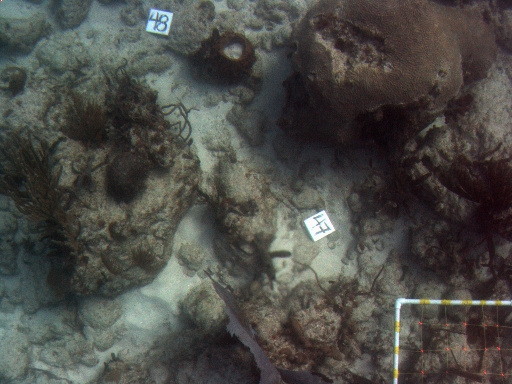
%> input picture lab2/matlab_helper_functions_lab2/imgl01311.jpg, 512 x 384 px
$ octave main.m   (GNU Octave 9; MATLAB toolbox functions it lacks are replaced by stand-ins)
%> lines starting %> are read from the running program, lines starting %| are printed output that depends on the picture
### lab2/matlab_helper_functions_lab2/siftmatlabinternal.m
% [image, descriptors, locs] = siftmatlabinternal(imageFile)
%
% This is an approximation to the original SIFT.M function by Lowe, done by
% Nuno on Oct 6th, 2022
%
% This function reads an image and returns its SIFT keypoints.
%   Input parameters:
%     imageFile: the file name for the image.
%
%   Returned:
%     image: the image array in double format
%     descriptors: a K-by-128 matrix, where each row gives an invariant
%         descriptor for one of the K keypoints.  The descriptor is a vector
%         of 128 values normalized to unit length.
%     locs: K-by-4 matrix, in which each row has the 4 values for a
%         keypoint location (row, column, scale, orientation).  The
%         orientation is in the range [-PI, PI] radians.
%
% Credits: Thanks for initial version of this program to D. Alvaro and
%          J.J. Guerrero, Universidad de Zaragoza (modified by D. Lowe)

function [image, descriptors, locs] = siftmatlabinternal(imageFile)
%> called with imageFile = 'imgl01311.jpg'

% Load image
image = imread(imageFile);
%> image is the input picture: size 384x512x3 uint8; mean R, G, B 75.8, 75.5, 71

% If you have the Image Processing Toolbox, you can uncomment the following
%   lines to allow input of color images, which will be converted to grayscale.
if ndims(image) == 3
   image = rgb2gray(image);
%> image: size 384x512 uint8
end


siftPointsI1 = detectSIFTFeatures(image);
%> siftPointsI1 = 1154 points; strongest (x, y): (477, 303), (477, 303), (401, 303), (401, 303), (397, 381)

[features,valid_points] = extractFeatures(image,siftPointsI1);
%> valid_points = 1150 points; strongest (x, y): (477, 303), (477, 303), (401, 303), (401, 303), (397, 381)

% since we may have more than descriptor per detected sift we need to extract the unique valid_points
[C,IA,IC] = unique(valid_points.Location,'rows'); % also returns index vectors IA and IC such that C = A(IA,:) and A = C(IC,:).
%> C = 951 rows, first 12: [4.27 135; 5.07 90.09; 6.21 80.92; 7.79 85.85; 8.49 26.94; 9.42 113.6; 12.98 203.2; 16.08 318.3; 16.6 124.7; 17.25 86.49; 17.86 73.09; 18.89 69.66]; IA = 951 values from 1 to 1150; IC = 1150 values from 1 to 951
valid_points_unique = valid_points(IA);
%> valid_points_unique = 951 points; strongest (x, y): (477, 303), (401, 303), (397, 381), (321, 226), (398, 345)
features_unique = features(IA,:);

descriptors = double(features_unique);
for descIndex = 1:size(descriptors,1)
    descriptors(descIndex,:) = descriptors(descIndex,:) / norm(descriptors(descIndex,:),2);
end;

locs = fliplr(double(valid_points_unique.Location));
%> locs = 951 rows, first 12: [135 4.27; 90.09 5.07; 80.92 6.21; 85.85 7.79; 26.94 8.49; 113.6 9.42; 203.2 12.98; 318.3 16.08; 124.7 16.6; 86.49 17.25; 73.09 17.86; 69.66 18.89]

return;


[rows, cols] = size(image);

% Convert into PGM imagefile, readable by "keypoints" executable
f = fopen('tmp.pgm', 'w');
if f == -1
    error('Could not create file tmp.pgm.');
end
fprintf(f, 'P5\n%d\n%d\n255\n', cols, rows);
fwrite(f, image', 'uint8');
fclose(f);

% Call keypoints executable
if isunix
    command = '!./sift ';
else
    command = '!siftWin32 ';
end
command = [command ' <tmp.pgm >tmp.key'];
eval(command);

% Open tmp.key and check its header
g = fopen('tmp.key', 'r');
if g == -1
    error('Could not open file tmp.key.');
end
[header, count] = fscanf(g, '%d %d', [1 2]);
if count ~= 2
    error('Invalid keypoint file beginning.');
end
num = header(1);
len = header(2);
if len ~= 128
    error('Keypoint descriptor length invalid (should be 128).');
end

% Creates the two output matrices (use known size for efficiency)
locs = double(zeros(num, 4));
descriptors = double(zeros(num, 128));

% Parse tmp.key
for i = 1:num
    [vector, count] = fscanf(g, '%f %f %f %f', [1 4]); %row col scale ori
    if count ~= 4
        error('Invalid keypoint file format');
    end
    locs(i, :) = vector(1, :);

    [descrip, count] = fscanf(g, '%d', [1 len]);
    if (count ~= 128)
        error('Invalid keypoint file value.');
    end
    % Normalize each input vector to unit length
    descrip = descrip / sqrt(sum(descrip.^2));
    descriptors(i, :) = descrip(1, :);
end
fclose(g);

### lab2/matlab_helper_functions_lab2/matchsiftmodif.m
function [CL1uv,CL2uv,loc1,des1,loc2,des2] = matchsiftmodif(image1, image2, distRatio, drawMatches,useSiftOption)

% [CL1uv,CL2uv,loc1,des1,loc2,des2] = matchsiftmodif(image1, image2, distRatio, drawMatches, useSiftMatlabInternal)
%
% This is as a modified version of the original match.m by Lowe.
%   This function reads two images, finds their SIFT features, and creates
%   associations between SIFT features using theri descriptors.
%   A match is accepted only if its distance is less than distRatio times the distance to the
%   second closest match. If drawMatches is true, then it displays lines connecting the matched keypoints.
% It returns two list of matched points, using the uv coordinate convention.
% It also returns the original SIFT locations and descriptors for both
% images, as computed by the SIFT.M function
%
% Example: [CL1uv,CL2uv,loc1,des1,loc2,des2] = matchsiftmodif('scene.pgm','book.pgm',0.6,true);

if nargin < 5
    % The default is to use the internal Matlab SIFT implementation, adapted to be similar to Lowe's
    %     useSiftOption = 'Original';  % Use Lowe's original windows executable SIFTs keypoints
    %     useSiftOption = 'Precomputed';  % Use precomputed SIFTs keypoints
    %     useSiftOption = 'Internal';  % Use internal SIFTs keypoints for each image. ONLY WORKS ON VERSION 2021b or later !

    % Set the default:
    useSiftOption = 'Precomputed';
    disp(['Using option ' useSiftOption ' in matchsiftmodif.m']);
else
    useSiftPrecomputed = true;
end;

if nargin < 4
    drawMatches = true;
end;

if nargin < 3
    distRatio = 0.6;
end;

switch (useSiftOption)
    case 'Internal'
        % Use internal SIFTs keypoints for each image. ONLY WORKS ON VERSION 2021b or later !
        [im1, des1, loc1] = siftmatlabinternal(image1);
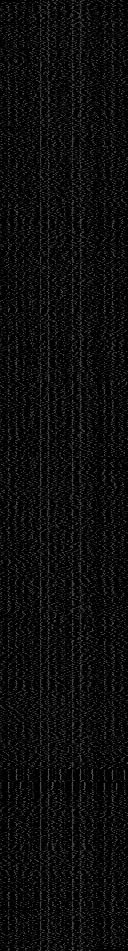
%> des1: size 951x128 double; min 0, max 0.361, mean 0.0529
%> loc1 has the same summary as locs in siftmatlabinternal
        [im2, des2, loc2] = siftmatlabinternal(image2);
%> call 2 of siftmatlabinternal, with imageFile = 'imgl01396.jpg'
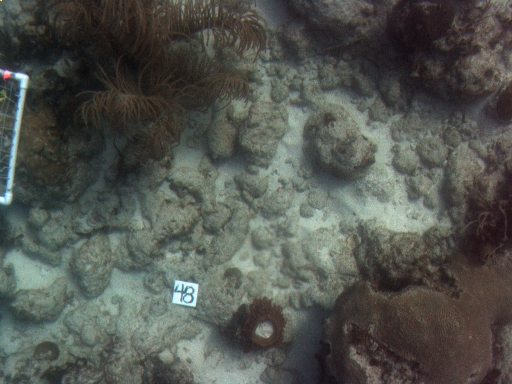
%> input picture lab2/matlab_helper_functions_lab2/imgl01396.jpg, 512 x 384 px
%> in siftmatlabinternal, image is the input picture: size 384x512x3 uint8; mean R, G, B 81.8, 84.9, 79.2
%> in siftmatlabinternal (call 2), `siftPointsI1 = detectSIFTFeatures(image);`: siftPointsI1 = 1034 points; strongest (x, y): (24, 79), (8, 74), (195, 305), (21, 105), (21, 105)
%> in siftmatlabinternal (call 2), `[features,valid_points] = extractFeatures(image,siftPointsI1);`: valid_points = 1031 points; strongest (x, y): (24, 79), (8, 74), (195, 305), (21, 105), (21, 105)
%> in siftmatlabinternal (call 2), `[C,IA,IC] = unique(valid_points.Location,'rows');`: C = 841 rows, first 12: [4.25 196.3; 4.42 93.33; 5.69 182.7; 6.63 163.9; 6.69 172.7; 7.08 144.9; 7.11 138.7; 7.76 74.1; 8.6 378.7; 8.74 95.87; 9.84 154.5; 10.17 134.2]; IA = 841 values from 1 to 1029; IC = 1031 values from 1 to 841
%> in siftmatlabinternal (call 2), `valid_points_unique = valid_points(IA);`: valid_points_unique = 841 points; strongest (x, y): (24, 79), (8, 74), (195, 305), (21, 105), (23, 96)
%> in siftmatlabinternal (call 2), `locs = fliplr(double(valid_points_unique.Location));`: locs = 841 rows, first 12: [196.3 4.25; 93.33 4.42; 182.7 5.69; 163.9 6.63; 172.7 6.69; 144.9 7.08; 138.7 7.11; 74.1 7.76; 378.7 8.6; 95.87 8.74; 154.5 9.84; 134.2 10.17]
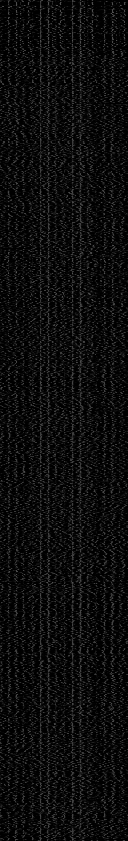
%> des2: size 841x128 double; min 0, max 0.35, mean 0.0534
%> loc2 has the same summary as locs in siftmatlabinternal

    case 'Precomputed'
        % Use precomputed SIFTs keypoints for each image
        [im1, des1, loc1] = siftprecomputed(image1);
        [im2, des2, loc2] = siftprecomputed(image2);

    case 'Original'
        % Find SIFT keypoints for each image using original Lowe's executable.
        [im1, des1, loc1] = sift(image1);
        [im2, des2, loc2] = sift(image2);

    otherwise
        warning('Invalid SiftOption');
end;


% For efficiency in Matlab, it is cheaper to compute dot products between
%  unit vectors rather than Euclidean distances.  Note that the ratio of
%  angles (acos of dot products of unit vectors) is a close approximation
%  to the ratio of Euclidean distances for small angles.
%
% distRatio: Only keep matches in which the ratio of vector angles from the
%   nearest to second nearest neighbor is less than distRatio.
% distRatio = 0.6;

% For each descriptor in the first image, select its match to second image.
des2t = des2';                          % Precompute matrix transpose
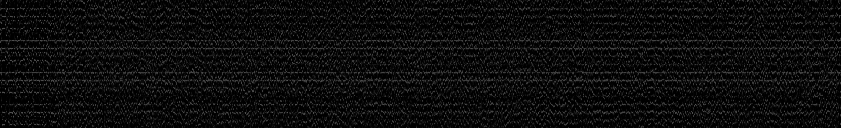
%> des2t: size 128x841 double; min 0, max 0.35, mean 0.0534; mean of the top-left, top-right, bottom-left and bottom-right quarters 0.0535, 0.0534, 0.053, 0.0538
for i = 1 : size(des1,1)
    dotprods = des1(i,:) * des2t;        % Computes vector of dot products
    [vals,indx] = sort(acos(dotprods));  % Take inverse cosine and sort results

    % Check if nearest neighbor has angle less than distRatio times 2nd.
    if (vals(1) < distRatio * vals(2))
        match(i) = indx(1);
    else
        match(i) = 0;
    end
end
%> after the loop, match = 951 values from 0 to 0

% Check if we should draw the matches
if drawMatches
    % Create a new image showing the two images side by side.
    im3 = appendimages(im1,im2);
%> in appendimages, `image2(rows1,1) = 0;`:
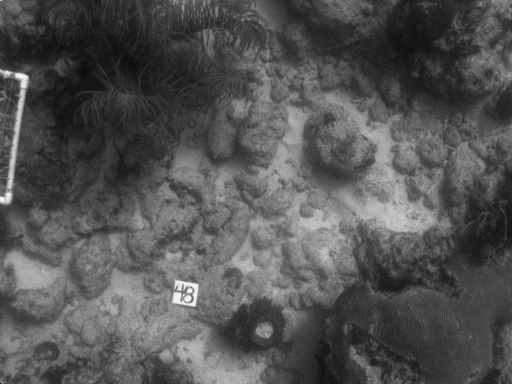
%> image2: size 384x512 uint8; min 0, max 250, mean 83.3
%> in appendimages, `im = [image1 image2];`:
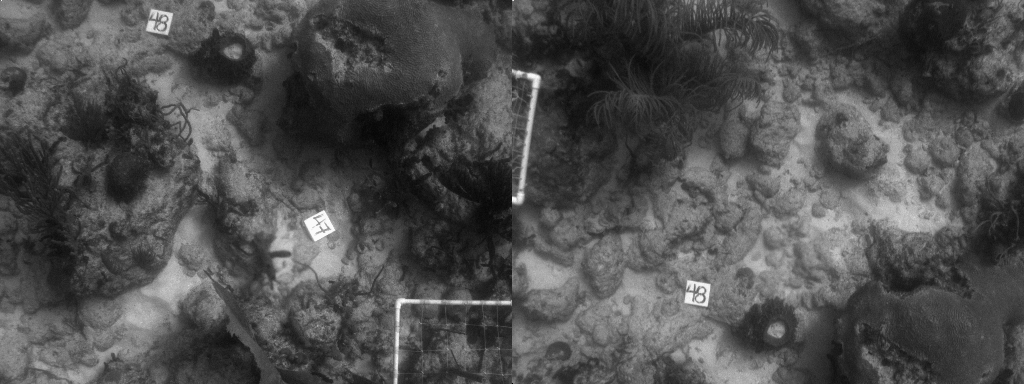
%> im: size 384x1024 uint8; min 0, max 251, mean 79.2

    % Show a figure with lines joining the accepted matches.
    figure('Position', [100 100 size(im3,2) size(im3,1)]);
    colormap('gray');
    imagesc(im3);
    hold on;
    cols1 = size(im1,2);
%> cols1 = 512
    for i = 1: size(des1,1)
        if (match(i) > 0)
            line([loc1(i,2) loc2(match(i),2)+cols1], ...
                [loc1(i,1) loc2(match(i),1)], 'Color', 'c');
        end
    end
    hold off;
    num = sum(match > 0);
%> num = 0
    fprintf('Found %d matches.\n', num);
%| Found 0 matches.
end;


% Create the lists of prospective matched points
numPoints = sum(match>0);
%> numPoints = 0
CL1uv = zeros(numPoints,2);
CL2uv = zeros(numPoints,2);
clCounter = 1;

for i = 1:size(des1,1)
    if (match(i) > 0)
        CL1uv(clCounter,:) = [loc1(i,2) loc1(i,1)];
        CL2uv(clCounter,:) = [loc2(match(i),2) loc2(match(i),1)];
        clCounter = clCounter + 1;
    end
end
%> after the loop, clCounter = 1

### lab2/matlab_helper_functions_lab2/appendimages.m
% im = appendimages(image1, image2)
%
% Return a new image that appends the two images side-by-side.

function im = appendimages(image1, image2)

% Select the image with the fewest rows and fill in enough empty rows
%   to make it the same height as the other image.
rows1 = size(image1,1);
rows2 = size(image2,1);

if (rows1 < rows2)
     image1(rows2,1) = 0;
else
     image2(rows1,1) = 0;
end

% Now append both images side-by-side.
im = [image1 image2];

### lab2/matlab_helper_functions_lab2/main.m
%% Step 1
img1="imgl01311.jpg"
img2="imgl01396.jpg"

ratio = [0.4, 0.6, 0.8];

for i=ratio
    [CL1uv,CL2uv,loc1,des1,loc2,des2] = matchsiftmodif(img1,img2 , i,true,"Internal");
%> CL1uv = []; CL2uv = []; loc1 = 951 rows, first 12: [135 4.27; 90.09 5.07; 80.92 6.21; 85.85 7.79; 26.94 8.49; 113.6 9.42; 203.2 12.98; 318.3 16.08; 124.7 16.6; 86.49 17.25; 73.09 17.86; 69.66 18.89]; loc2 has the same summary as locs in siftmatlabinternal
end

% step 2
% for i =  0.3:0.05:0.9
% [CL1uv,CL2uv,loc1,des1,loc2,des2] = matchsiftmodif(img1,img2 ,i,true,"Internal");
%
% error = projectionerrorvec(H12,CL1uv,CL2uv)

% end
%step 3
% run file lab2_section3_empty.m to draw plot

%section 4
% step 1
% H12 = computeHomographyEmpty(CL1uv,CL2uv,'Affine')%'Translation')

%step2
 homo = ["Translation", "Similarity", "Affine", "Projective"];

%> (the run ends here)
